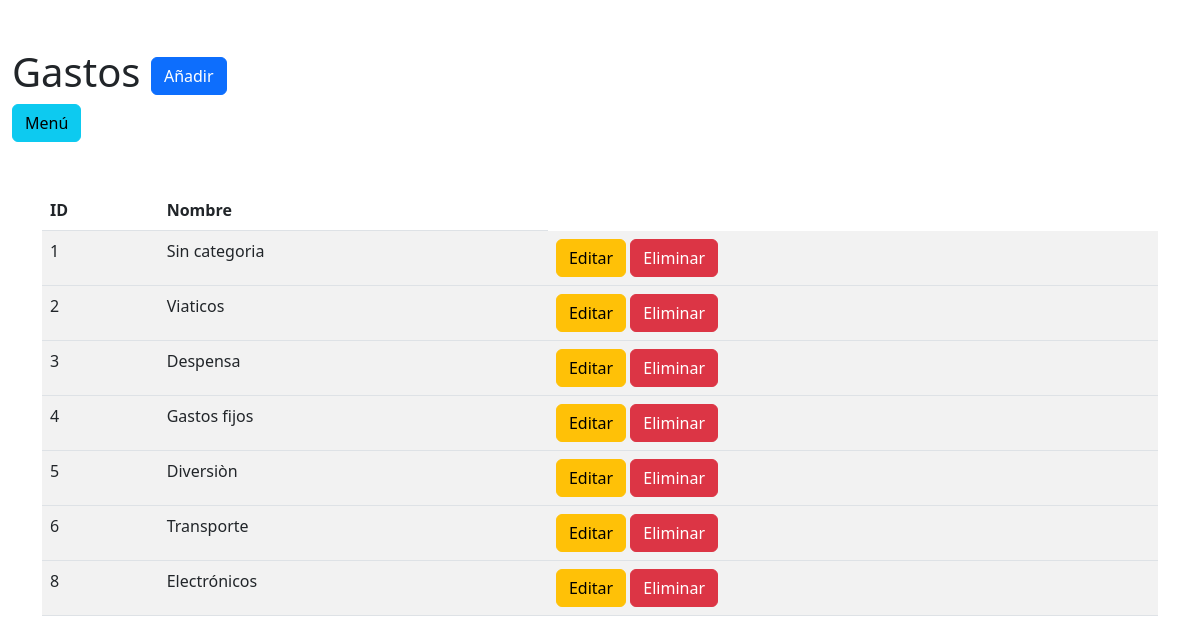
Screenshot of /Spending_tracker/gastos_categorias/index.php (signed in) with the database file from the repository.
### tables this page shows
CREATE TABLE `gastos_categorias` (
  `ID` int(11) NOT NULL,
  `Nombre` varchar(255) NOT NULL
);

### Spending_tracker/gastos_categorias/index.php (the view, shortened to what this page needs)
<?php
require_once("../config/config.php");
$query = "SELECT c.ID, c.Nombre FROM gastos_categorias c";
$conexion->query($query);
$result = $conexion->query($query);
?>
<!DOCTYPE html>
<html lang="en">
<head>
<link href="https://cdn.jsdelivr.net/npm/bootstrap@5.2.2/dist/css/bootstrap.min.css" rel="stylesheet">
</head>
<body>
    <div class="container-fluid">
        <div class="row mt-5">
            <div class="col">
               <h1>Gastos <a href="form-insert.php" class="btn btn-primary" >Añadir</a></h1>
               <div class="col">
          <a href="../menu/menu.php" class="btn btn-info" >Menú</a></h1>
          </div>
            </div>
        </div>
</div>
      <div class="container">
    <div class="row mt-5">
    <div class="col-12">
      <table class="table table-striped table-hover">
          <thead>
            <tr>
                <th>ID</th>
                <th>Nombre</th>
</tr>
</thead>
<tbody>
    <?php
    while ($row = $result->fetch_assoc()) {
        ?>
    <tr>
        <td><?php echo $row["ID"]; ?> </td>
        <td><?php echo $row["Nombre"]; ?> </td>
        <td>
            <a href="form-update.php?ID=<?php echo $row["ID"]; ?>" class="btn btn-warning" >Editar</a>
            <a href="config/delete_spending.php?ID=<?php echo $row["ID"]; ?> "   class="btn btn-danger" >Eliminar</a>
        </td>
</tr>
</tbody>
<?php } ?>
      </table>
    </div>
    </div>
</body>
</html>

### rows the page displays
gastos_categorias: ID "1", Nombre "Sin categoria"
gastos_categorias: ID "2", Nombre "Viaticos"
gastos_categorias: ID "3", Nombre "Despensa"
gastos_categorias: ID "4", Nombre "Gastos fijos"
gastos_categorias: ID "5", Nombre "Diversiòn"
gastos_categorias: ID "6", Nombre "Transporte"
gastos_categorias: ID "8", Nombre "Electrónicos"
